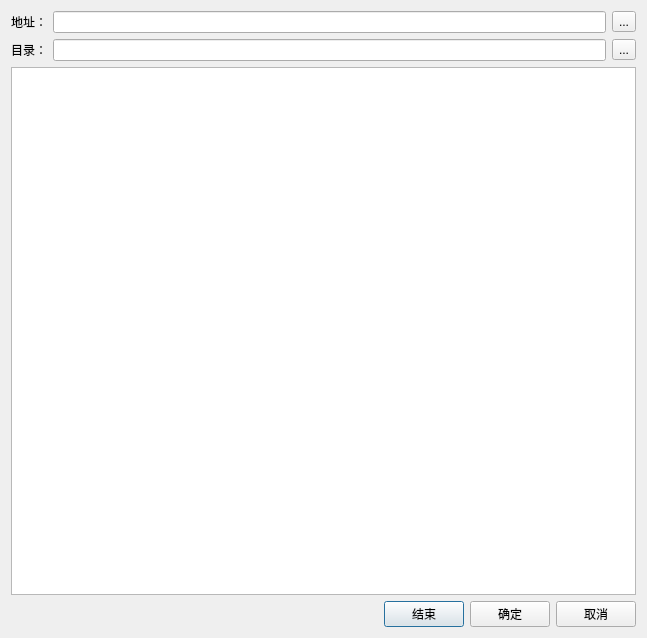
<?xml version="1.0" encoding="UTF-8"?>
<ui version="4.0">
 <class>CloneDialog</class>
 <widget class="QDialog" name="CloneDialog">
  <property name="geometry">
   <rect>
    <x>0</x>
    <y>0</y>
    <width>647</width>
    <height>638</height>
   </rect>
  </property>
  <property name="windowTitle">
   <string>Dialog</string>
  </property>
  <layout class="QVBoxLayout" name="verticalLayout">
   <item>
    <layout class="QHBoxLayout" name="horizontalLayout">
     <item>
      <widget class="QLabel" name="label">
       <property name="text">
        <string>地址：</string>
       </property>
      </widget>
     </item>
     <item>
      <widget class="QLineEdit" name="url_lineEdit"/>
     </item>
     <item>
      <widget class="QToolButton" name="url_button">
       <property name="text">
        <string>...</string>
       </property>
      </widget>
     </item>
    </layout>
   </item>
   <item>
    <layout class="QHBoxLayout" name="horizontalLayout_2">
     <item>
      <widget class="QLabel" name="label_2">
       <property name="text">
        <string>目录：</string>
       </property>
      </widget>
     </item>
     <item>
      <widget class="QLineEdit" name="dir_lineEdit"/>
     </item>
     <item>
      <widget class="QToolButton" name="dir_button">
       <property name="text">
        <string>...</string>
       </property>
      </widget>
     </item>
    </layout>
   </item>
   <item>
    <widget class="QTextEdit" name="textEdit">
     <property name="undoRedoEnabled">
      <bool>false</bool>
     </property>
     <property name="readOnly">
      <bool>true</bool>
     </property>
     <property name="overwriteMode">
      <bool>true</bool>
     </property>
     <property name="textInteractionFlags">
      <set>Qt::NoTextInteraction</set>
     </property>
    </widget>
   </item>
   <item>
    <layout class="QHBoxLayout" name="horizontalLayout_4">
     <item>
      <spacer name="horizontalSpacer">
       <property name="orientation">
        <enum>Qt::Horizontal</enum>
       </property>
       <property name="sizeHint" stdset="0">
        <size>
         <width>40</width>
         <height>20</height>
        </size>
       </property>
      </spacer>
     </item>
     <item>
      <widget class="QPushButton" name="finish_button">
       <property name="text">
        <string>结束</string>
       </property>
      </widget>
     </item>
     <item>
      <widget class="QPushButton" name="confirm_button">
       <property name="text">
        <string>确定</string>
       </property>
      </widget>
     </item>
     <item>
      <widget class="QPushButton" name="cancel_button">
       <property name="text">
        <string>取消</string>
       </property>
      </widget>
     </item>
    </layout>
   </item>
  </layout>
 </widget>
 <resources/>
 <connections/>
</ui>
